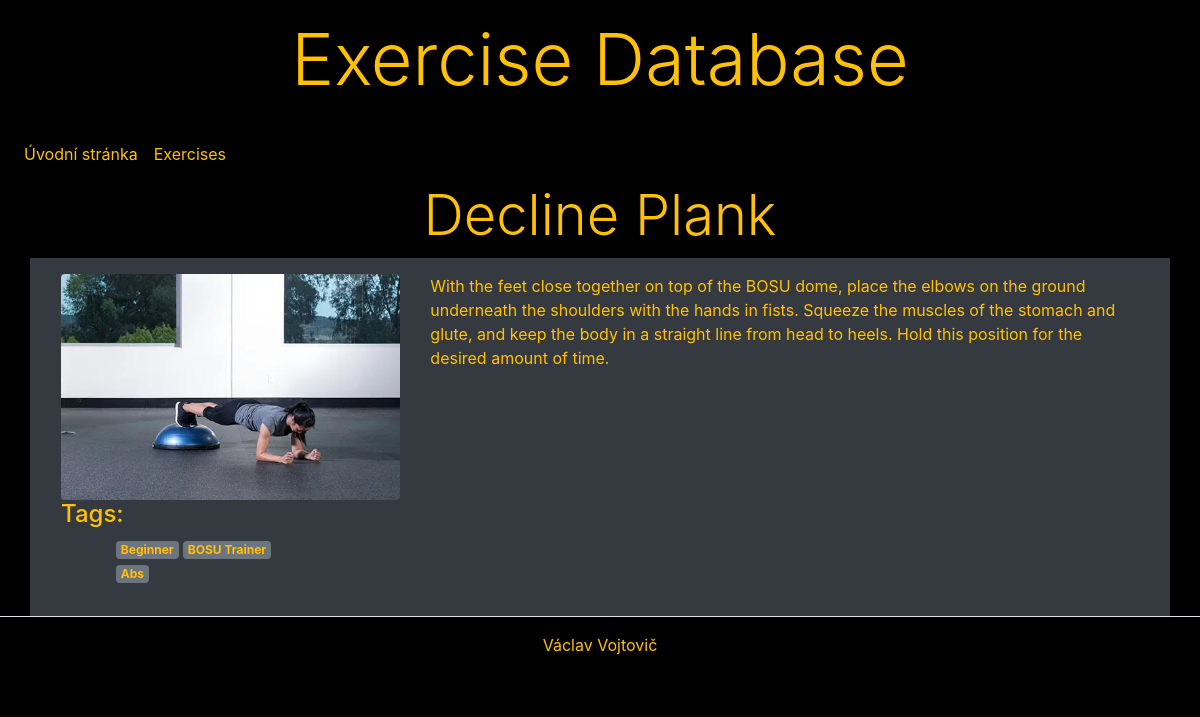
The app's page /database/exercises/5 with its own data.
### myapp/models.py (models this page shows, shortened)
class Exercise(models.Model):
    name = models.CharField(max_length=50, unique=True,verbose_name='Exercise',help_text='Exercise')
    poster = models.ImageField(
        upload_to='posters',
        blank=True,
        null=True,
        verbose_name='Plakát ',
        help_text='grafický soubor')
    difficulties = models.ManyToManyField(
        Difficulty,
        verbose_name='difficulties')
    equipments = models.ManyToManyField(Equipment)
    obsah = models.TextField(blank=True, verbose_name='obsah', help_text='obsah')
    body_parts = models.ManyToManyField(Body_part)
    class Meta:
        verbose_name = 'exercise'
        verbose_name_plural = 'exercises'
        ordering = ['name']

class Difficulty(models.Model):
    name = models.CharField(max_length=50, unique=True,verbose_name='Difficulty',help_text='Difficulty')
    class Meta:
        verbose_name = 'difficulty'
        verbose_name_plural = 'difficulty'
        ordering = ['name']

class Equipment(models.Model):
    equipment = models.CharField(max_length=50, unique=True,verbose_name='body part',help_text='body part')
    class Meta:
        verbose_name = 'equipment'
        verbose_name_plural = 'equipments'
        ordering = ['equipment']

class Body_part(models.Model):
    body_part = models.CharField(max_length=50, unique=True,verbose_name='body part',help_text='body part',default='Full body')
    class Meta:
        verbose_name = 'body_part'
        verbose_name_plural = 'body_parts'
        ordering = ['body_part']

### myapp/views.py (the view)
# urls.py: path('exercises/<int:pk>', views.ExerciseDetail.as_view(), name='exercise_detail'),
class ExerciseDetail(DetailView):
    model = Exercise
    context_object_name = 'exercise'
    template_name = 'detail.html'
    context = {
        'exercises': Exercise.objects.order_by('name'),
        'body_parts': Body_part.objects.order_by('body_part'),
        'difficulties': Difficulty.objects.all(),
        'equipments': Equipment.objects.all()
    }

### myapp/templates/detail.html (shortened to what this page needs)
{% extends 'base.html' %}
{% block content %}
    <h2 class="display-4 text-center text-warning">{{ exercise.name }}</h2>
    <div class="row bg-dark p-3 text-warning">
        <div class="col-lg-4">
            <img src="{{ exercise.poster.url }}"
                 class="img-fluid rounded"
                 alt="{{ exercise.name }}">
            <h4 class="text-warning">Tags:</h4>
            <ul>
<div class="col-lg-8">
            {% for difficulty in exercise.difficulties.all %}
                    <span class="badge badge-secondary text-warning">{{ difficulty.name }}</span>
                {% endfor %}
                {% for equipment in exercise.equipments.all %}
                    <span class="badge badge-secondary text-warning">{{ equipment.equipment }}</span>
                {% endfor %}
                {% for body_part in exercise.body_parts.all %}
                    <span class="badge badge-secondary text-warning">{{ body_part.body_part }}</span>
                {% endfor %}
        </div>
            </ul>
        </div>
    <div class="col-lg-8">
            <div>{{ exercise.obsah }}</div>
        </div>
    </div>
{% endblock %}

### records on screen
Exercise: name "Decline Plank", poster (picture), obsah "With the feet close together on top of the BOSU dome, place the elbows on the ground underneath the shoulders with the hands in fists. Squeeze the muscles of the stomach and glute, and keep the body in a straight line from head to heels. Hold this position for the desired amount of time."
Difficulty: name "Beginner"
Equipment: equipment "BOSU Trainer"
Body_part: body_part "Abs"
